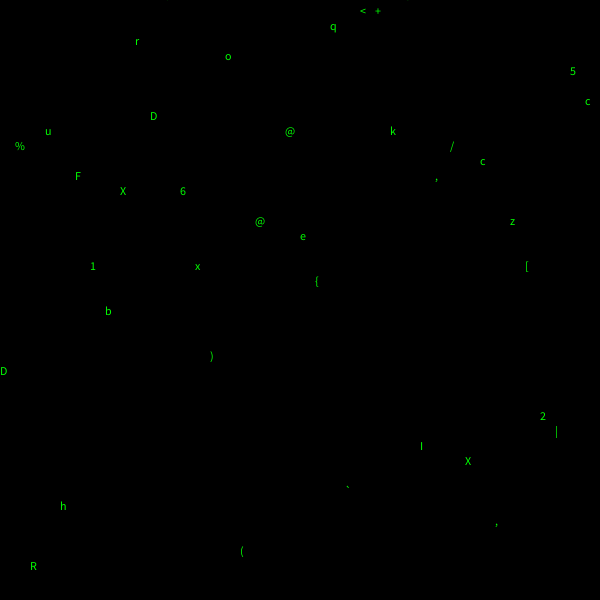
Frame 1 (no input)
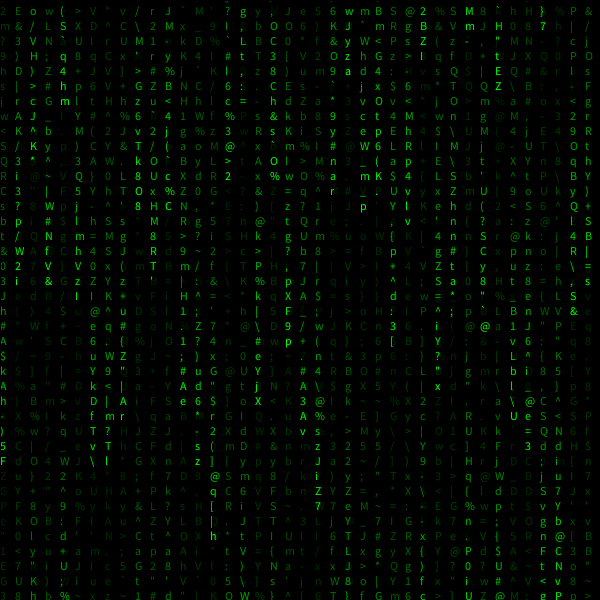
Frame 60 (the mouse pressed at the canvas centre just before this capture)
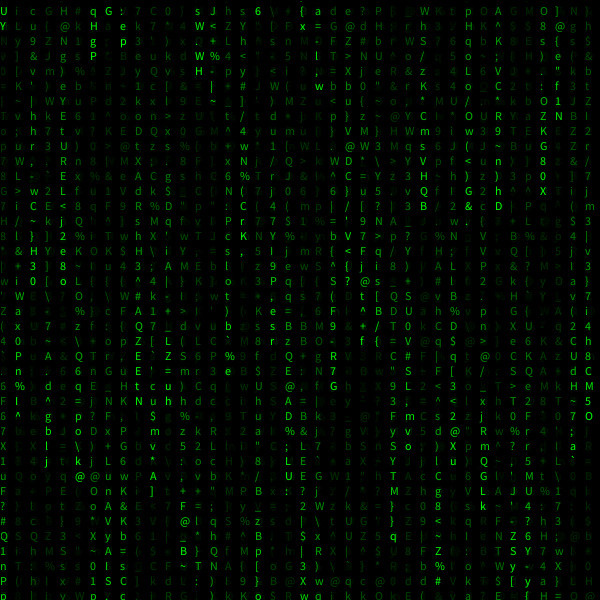
Frame 120 (the mouse held since frame 60 and released just before this capture)

The Processing sketch that drew these frames (run headless with seeded random() and noise(); from frame 60 on, the mouse is pressed at the canvas centre):

// Processing sketch: processing_139508
// ── processing_139508.pde

int lowchar = 33;
int highchar = 126;
int columns;
int rows;
int[] place;
int charsize = 15;

void setup() {
  size(600, 600);
  columns = int(width/charsize);
  rows = int(height/charsize);
  place = new int[columns];
  frameRate(24);


  background(0);
  for (int i = 0; i < columns; i++) {
    place[i] = int(random(rows));
  }
}

void draw() {
  int thechar;
  char c;
  fill(0, 0, 0, 11);
  rect(0, 0, width, height);
  fill(0, 255, 0);
  for (int i = 0; i < columns; i++) {
    thechar = int(random(lowchar, highchar))+1;
    if (random(1000)>900)
    { 
      thechar = 32;
      c = char(thechar);
      fill(0, 255, 0);
      text(c, charsize*i, place[i]*charsize);
    } 
    else {
      c = char(thechar);
      fill(0, 255, 0);
      text(c, charsize*i, place[i]*charsize);
      place[i]++;
      if (place[i]>rows) {
        place[i] = 0;
      }
    }
  }
}
